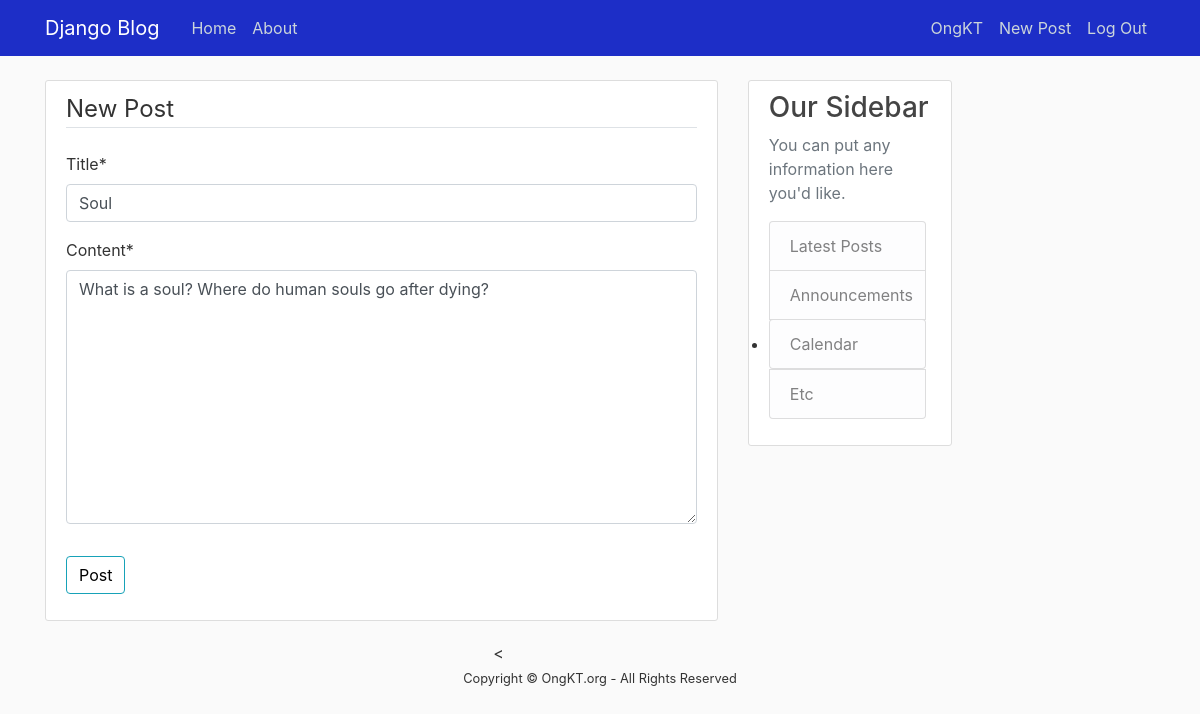
The app's page /post/13/update/ (signed in) with its own data.
### website/models.py (models this page shows, shortened)
class Post(models.Model):
	title = models.CharField(max_length=100)
	content = models.TextField()
	date_posted = models.DateTimeField(default=timezone.now)
	author = models.ForeignKey(User, on_delete=models.CASCADE)

### website/views.py (the view, shortened to what this page needs)
# urls.py: path('post/<int:pk>/update/', PostUpdateView.as_view(), name='post-update'),
class PostUpdateView(LoginRequiredMixin, UserPassesTestMixin, UpdateView):
	model = Post
	fields = ['title', 'content']
	def test_func(self):
		post = self.get_object()
		if self.request.user == post.author:
			return True
		return False

### website/templates/website/post_form.html (shortened to what this page needs)
{% extends "website/base.html" %}
{% load crispy_forms_tags %}
{% block content %}
	<div class="content-section">
		<form method ="POST">
			<fieldset class="form-group">
				<legend class = "border-bottom mb-4">New Post</legend>
				{{ form|crispy }}
			</fieldset>
			<div class="form-group">
				<button class="btn btn-outline-info" type="submit">Post</button>
			</div>
		</form>
	</div>
{% endblock content %}

### website/templates/website/base.html (shortened to what this page needs)
{% load static %}
<!doctype html>
<html lang="en">
    <link rel="stylesheet" type="text/css" href="https://meyerweb.com/eric/tools/css/reset/reset.css">
    <link rel="stylesheet" href="https://stackpath.bootstrapcdn.com/bootstrap/4.3.1/css/bootstrap.min.css">
    <link rel="stylesheet"  type="text/css" href="{% static 'website/main.css' %}">
  </head>
  <body>
    <header class="site-header">
      <nav class="navbar navbar-expand-md navbar-dark fixed-top" style="background-color: #1D2EC7;">
        <div class="container">
          <a class="navbar-brand mr-4" href="/">Django Blog</a>
            <div class="collapse navbar-collapse" id="navbarToggle">
              <div class="navbar-nav mr-auto">
                <a class="nav-item nav-link" href="{% url 'home' %}">Home</a>
                <a class="nav-item nav-link" href="{% url 'about' %}">About</a>
              </div>
              <div class="navbar-nav">
                {% if user.is_authenticated %}
                  <a class="nav-item nav-link" href="{% url 'profile' %}">{{user.username}}</a>
                  <a class="nav-item nav-link" href="{% url 'post-create' %}">New Post</a>
                  <a class="nav-item nav-link" href="{% url 'logout' %}">Log Out</a>
                {% else %}
                  <a class="nav-item nav-link" href="{% url 'login' %}">Login</a>
                  <a class="nav-item nav-link" href="{% url 'signup' %}">Register</a>
                {% endif %}
              </div>
            </div>
        </div>
      </nav>
    </header>
  <main class="container">
    <div class="row justify-content-md-center">
      <div class="col-md-9">
        {% block content %}{% endblock %}
      </div>
      <div class="col-md-3">
        <div class="content-section">
          <h3>Our Sidebar</h3>
          <p class='text-muted'>You can put any information here you'd like.
            <ul class="list-group">
              <li class="list-group-item list-group-item-light">Latest Posts</li>
              <li class="list-group-item list-group-item-light">Announcements</li>
              <li><a class="list-group-item list-group-item-light" href="{% url 'calendar' %}">Calendar</a></li>
              <li class="list-group-item list-group-item-light">Etc</li>
            </ul>
          </p>
        </div>
      </div>
      <
    </div>
  </main>
  <center><small>Copyright &copy; OngKT.org - All Rights Reserved</small></center>
  </body>
</html>

### website/static/website/main.css (style rules this page uses)
body { background: #fafafa; color: #333333; margin-top: 5rem; width: 100%; height: 100%; }
h1, h2, h3, h4, h5, h6 { color: #444444; }
ul { margin: 0; }
.site-header .navbar-nav .nav-link { color: #cbd5db; }
.content-section { background: #ffffff; padding: 10px 20px; border: 1px solid #dddddd; border-radius: 3px; margin-bottom: 20px; }
ul { height: 100%; padding: 0px 5px 0px 20px; }
a { color: #17a2b8; }
.btn { outline: none; color: black; background-color: transparent; box-shadow: 0 0 0 0; }
.container { display: flex; }

### records on screen
Post: title "Soul", content "What is a soul? Where do human souls go after dying?"

### other values on screen
{{ user.username }} "OngKT"
